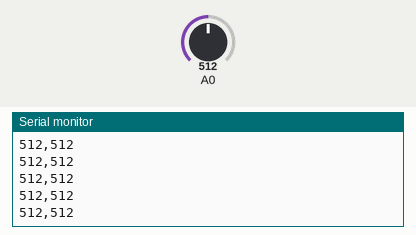
Bench run of a sketch on a simulated Arduino Uno, built with avr-gcc and run on an emulated ATmega328P. On the bench: the last lines printed to the serial monitor. Inputs (shaded band) come from the test bench; at power-on: A0 = 512.

Above: at 1.2 s.
1.3 s: A0 set to 716
At 1.8 s:
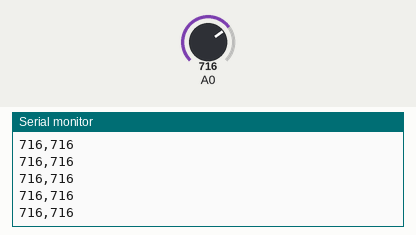
2.8 s: A0 set to 900
At 3.5 s:
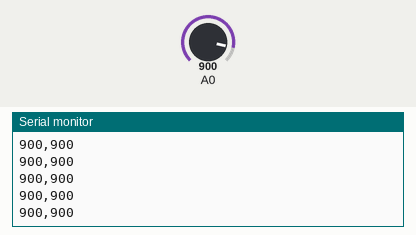
Timing chart, 0 to 5.8 s (numbered marks = the images above; inputs shaded):
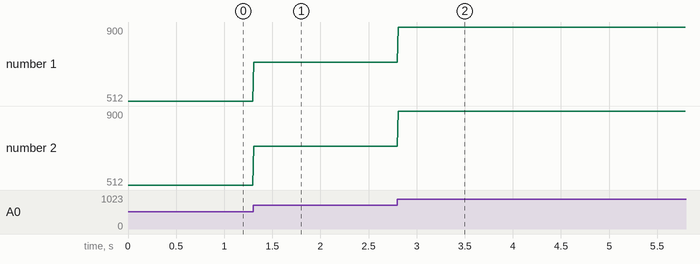

Measured:
- after the input at 1.3 s, the serial monitor: prints a new line at once (image 1)
- after the input at 2.8 s, the serial monitor: prints a new line at once (image 2)
- plotted number 1: 512 → 716 after the input at 1.3 s, 716 → 900 after the input at 2.8 s
- plotted number 2: 512 → 716 after the input at 1.3 s, 716 → 900 after the input at 2.8 s

The sketch:

GraphTest.ino
```cpp
void setup() {
  // initialize the serial communication:
  Serial.begin(9600);
  pinMode(A0, INPUT_PULLUP);
  pinMode(A1, INPUT_PULLUP);
}

void loop() {
  // send the value of analog input 0:
  Serial.print(analogRead(A0));
  Serial.print(",");
  Serial.print(analogRead(A0));
  Serial.println();
  // wait a bit for the analog-to-digital converter
  // to stabilize after the last reading:
  delay(10);
}
```
